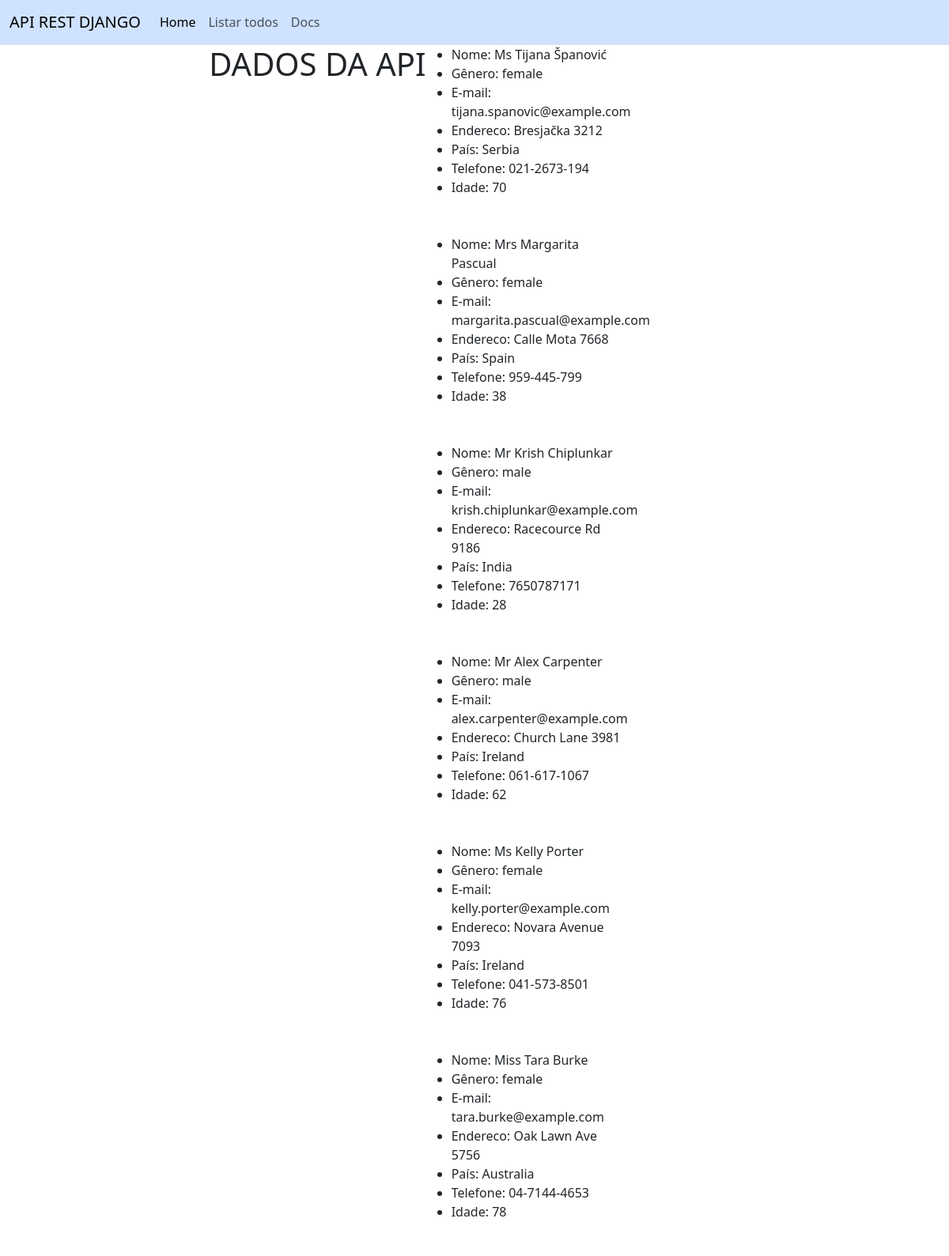
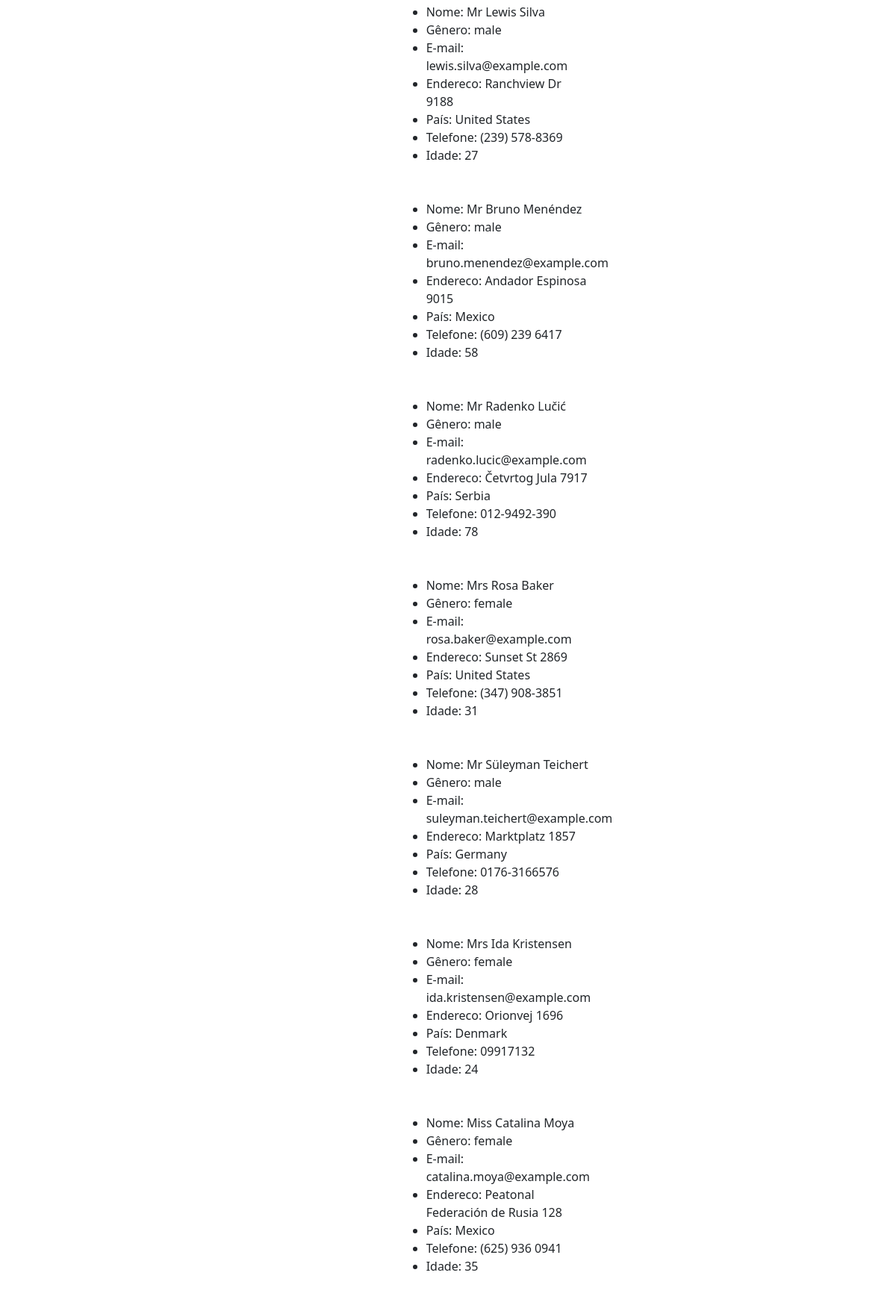
Screenshot of /listar (upper part) with the database file from the repository (2 pictures, top to bottom).
### fetch_api/models.py (models this page shows, shortened)
class UserProfile(models.Model):
    gender = models.CharField(max_length=15)
    title = models.CharField(max_length=10)
    first_name = models.CharField(max_length=50)
    last_name = models.CharField(max_length=50)
    email = models.EmailField(unique=True)
    def as_dict(self):
        return {
            'gender': self.gender,
            'title': self.title,
            'first_name': self.first_name,
            'last_name': self.last_name,
            'email': self.email,
        }

class Location(models.Model):
    street_number = models.IntegerField()
    street_name = models.CharField(max_length=255)
    city = models.CharField(max_length=255)
    state = models.CharField(max_length=255)
    country = models.CharField(max_length=255)
    postcode = models.CharField(max_length=25)
    latitude = models.DecimalField(max_digits=10, decimal_places=6)
    longitude = models.DecimalField(max_digits=10, decimal_places=6)
    def as_dict(self):
        return {
            'street_number': self.street_number,
            'street_name': self.street_name,
            'city': self.city,
            'state': self.state,
            'country': self.country,
            'postcode': self.postcode,
            'latitude': self.latitude,
            'longitude': self.longitude,
        }

class UserInformation(models.Model):
    user_profile = models.OneToOneField(UserProfile, on_delete=models.CASCADE)
    location = models.OneToOneField(Location, on_delete=models.CASCADE)
    phone = models.CharField(max_length=20)
    cell = models.CharField(max_length=20, blank=True)  #Celular pode ser opcional
    age = models.CharField(max_length=3)
    id_number = models.CharField(max_length=20)
    picture_large = models.URLField()
    picture_medium = models.URLField()
    picture_thumbnail = models.URLField()
    nat = models.CharField(max_length=2)
    def as_dict(self):
        return{
        'user_profile': self.user_profile.as_dict(),
        'location': self.location.as_dict(),
        'phone': self.phone,
        'cell': self.cell,
        'age': self.age,
        'id_number': self.id_number,
        'picture_large': self.picture_large,
        'picture_medium': self.picture_medium,
        'picture_thumbnail': self.picture_thumbnail,
        'nat': self.nat
    }

### fetch_api/views.py (the view)
# urls.py: path('listar', views.listar_todos, name='listar_todos'),
def listar_todos(request):
    todos_objetos = UserInformation.objects.select_related('user_profile', 'location').all()
    context = {'usuarios': [user.as_dict() for user in todos_objetos]}
    return render(request, 'lista_todos.html', context)

### fetch_api/templates/lista_todos.html
{% extends 'base.html' %}
{% block content %}
    {% if usuarios %}
    <h1>DADOS DA API</h1>
    <ul>
        {% for usuario in usuarios %}
        <div style ="width: 60%" class="">
            <li>Nome: {{usuario.user_profile.title}} {{usuario.user_profile.first_name}} {{usuario.user_profile.last_name}}</li>
            <li>Gênero: {{usuario.user_profile.gender}}</li>
            <li>E-mail: {{usuario.user_profile.email}}</li>
            <li>Endereco: {{usuario.location.street_name}} {{usuario.location.street_number}}</li>
            <li>País: {{usuario.location.country}}</li>
            <li>Telefone: {{usuario.phone}}</li>
            <li>Idade: {{usuario.age}}</li>
            <br><br>
        </div>
        {% endfor %}
    </ul>
    {% else %}
        <p>Erro: {{ erro }};
        </p>
    {% endif %}
{% endblock %}

### fetch_api/templates/base.html (shortened to what this page needs)
<!DOCTYPE html>
<html lang="en">
<head>
    <link href="https://cdn.jsdelivr.net/npm/bootstrap@5.3.3/dist/css/bootstrap.min.css" rel="stylesheet">
</head>
<body>
    <nav class="navbar navbar-expand-lg bg-primary-subtle text-white border-bottom">
        <div class="container-fluid">
          <a class="navbar-brand" href="#">API REST DJANGO</a>
          <div class="collapse navbar-collapse" id="navbarNav">
            <ul class="navbar-nav">
              <li class="nav-item">
                <a class="nav-link active" aria-current="page" href="#">Home</a>
              </li>
              <li class="nav-item">
                <a class="nav-link" href="">Listar todos</a>
              </li>
              <li class="nav-item">
                <a class="nav-link" href="#">Docs</a>
              </li>
            </ul>
          </div>
        </div>
      </nav>
    <div class="container-fluid d-flex justify-content-center">
    {% block content%}{%endblock%}
</div>
</body>
</html>

### rows the page displays
UserProfile: user_profile "Ms", user_profile.first_name "Tijana", user_profile.last_name "Španović", user_profile.gender "female", user_profile.email "tijana.spanovic@example.com"
Location: location.street_name "Bresjačka", location.country "Serbia"
UserInformation: phone "021-2673-194", age "70"
UserProfile: user_profile "Mrs", user_profile.first_name "Margarita", user_profile.last_name "Pascual", user_profile.gender "female", user_profile.email "margarita.pascual@example.com"
Location: location.street_name "Calle Mota", location.country "Spain"
UserInformation: phone "959-445-799", age "38"
UserProfile: user_profile "Mr", user_profile.first_name "Krish", user_profile.last_name "Chiplunkar", user_profile.gender "male", user_profile.email "krish.chiplunkar@example.com"
Location: location.street_name "Racecource Rd", location.country "India"
UserInformation: phone "7650787171", age "28"
UserProfile: user_profile "Mr", user_profile.first_name "Alex", user_profile.last_name "Carpenter", user_profile.gender "male", user_profile.email "alex.carpenter@example.com"
Location: location.street_name "Church Lane", location.country "Ireland"
UserInformation: phone "061-617-1067", age "62"
UserProfile: user_profile "Ms", user_profile.first_name "Kelly", user_profile.last_name "Porter", user_profile.gender "female", user_profile.email "kelly.porter@example.com"
Location: location.street_name "Novara Avenue", location.country "Ireland"
UserInformation: phone "041-573-8501", age "76"
UserProfile: user_profile "Miss", user_profile.first_name "Tara", user_profile.last_name "Burke", user_profile.gender "female", user_profile.email "tara.burke@example.com"
Location: location.street_name "Oak Lawn Ave", location.country "Australia"
UserInformation: phone "04-7144-4653", age "78"
UserProfile: user_profile "Mr", user_profile.first_name "Lewis", user_profile.last_name "Silva", user_profile.gender "male", user_profile.email "lewis.silva@example.com"
Location: location.street_name "Ranchview Dr", location.country "United States"
UserInformation: phone "(239) 578-8369", age "27"
UserProfile: user_profile "Mr", user_profile.first_name "Bruno", user_profile.last_name "Menéndez", user_profile.gender "male", user_profile.email "bruno.menendez@example.com"
Location: location.street_name "Andador Espinosa", location.country "Mexico"
UserInformation: phone "(609) 239 6417", age "58"
UserProfile: user_profile "Mr", user_profile.first_name "Radenko", user_profile.last_name "Lučić", user_profile.gender "male", user_profile.email "radenko.lucic@example.com"
Location: location.street_name "Četvrtog Jula", location.country "Serbia"
UserInformation: phone "012-9492-390", age "78"
UserProfile: user_profile "Mrs", user_profile.first_name "Rosa", user_profile.last_name "Baker", user_profile.gender "female", user_profile.email "rosa.baker@example.com"
Location: location.street_name "Sunset St", location.country "United States"
UserInformation: phone "(347) 908-3851", age "31"
UserProfile: user_profile "Mr", user_profile.first_name "Süleyman", user_profile.last_name "Teichert", user_profile.gender "male", user_profile.email "suleyman.teichert@example.com"
Location: location.street_name "Marktplatz", location.country "Germany"
UserInformation: phone "0176-3166576", age "28"
UserProfile: user_profile "Mrs", user_profile.first_name "Ida", user_profile.last_name "Kristensen", user_profile.gender "female", user_profile.email "ida.kristensen@example.com"
Location: location.street_name "Orionvej", location.country "Denmark"
UserInformation: phone "09917132", age "24"
UserProfile: user_profile "Miss", user_profile.first_name "Catalina", user_profile.last_name "Moya", user_profile.gender "female", user_profile.email "catalina.moya@example.com"
Location: location.street_name "Peatonal Federación de Rusia", location.country "Mexico"
UserInformation: phone "(625) 936 0941", age "35"

### other values shown
{{ usuario.location.street_number }} "3212" "7668" "9186" "3981" "7093" "5756" "9188" "9015" "7917" "2869" "1857" "1696" "128"
